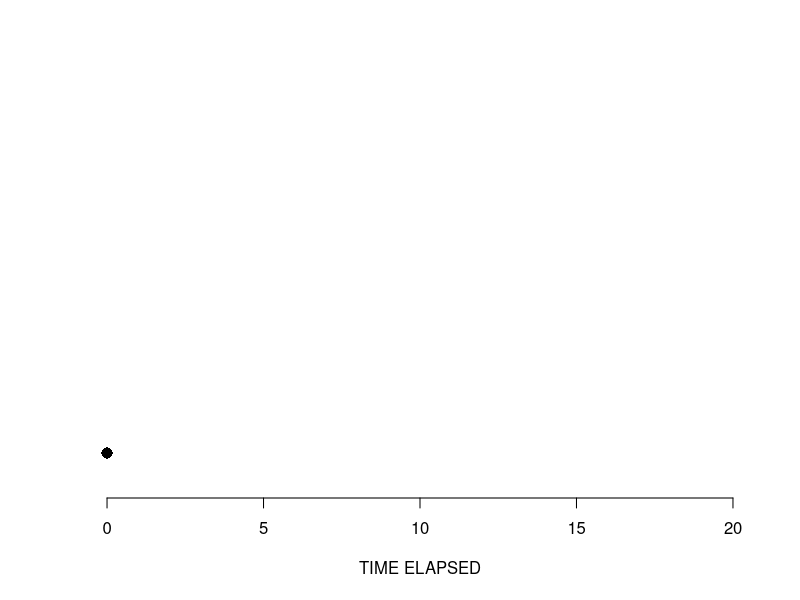
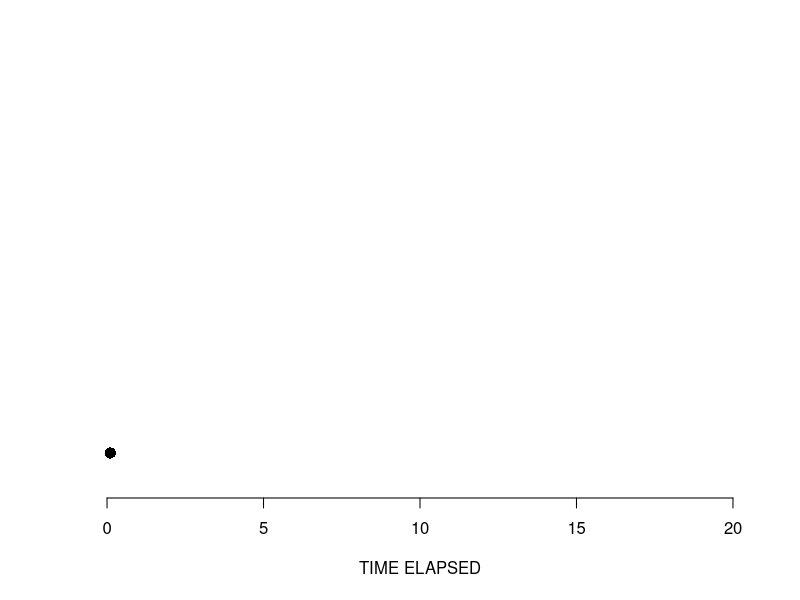
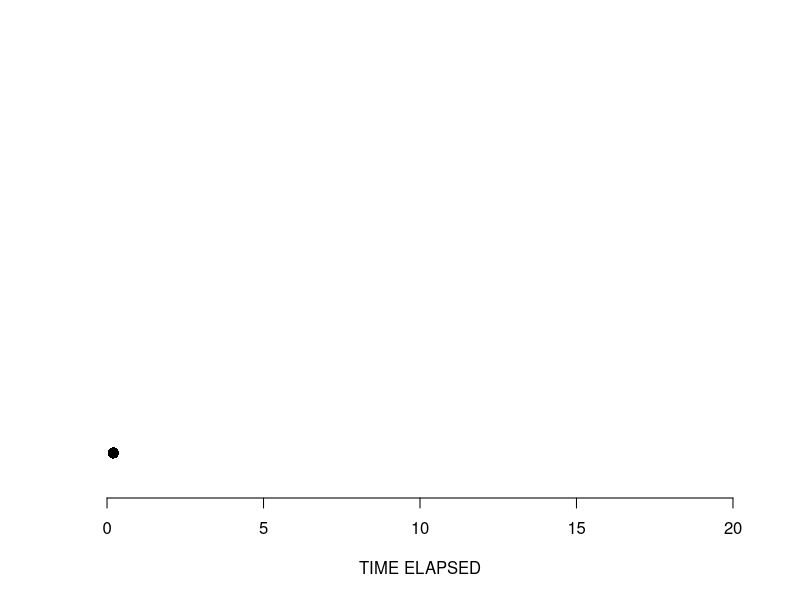
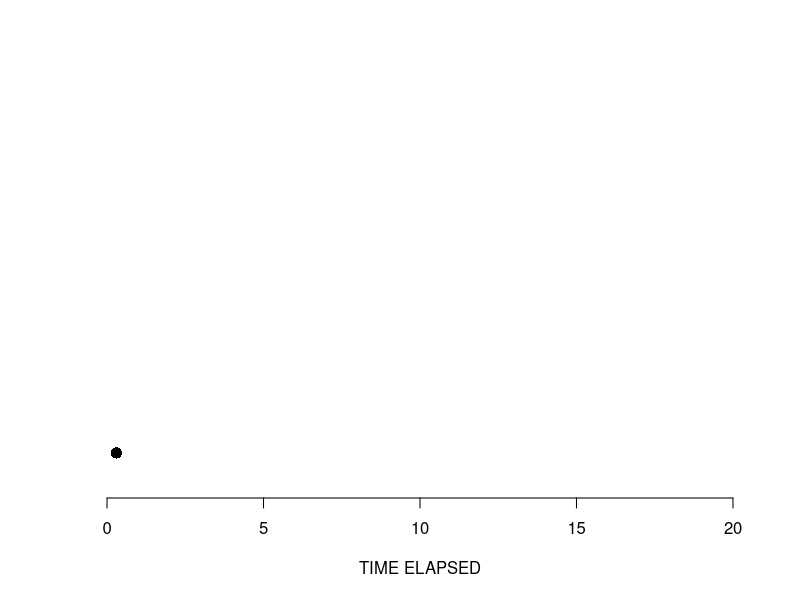
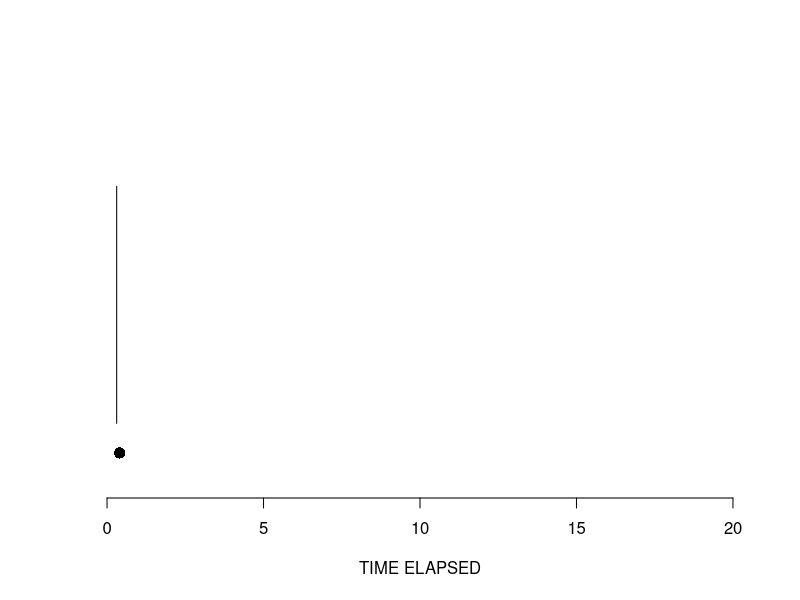
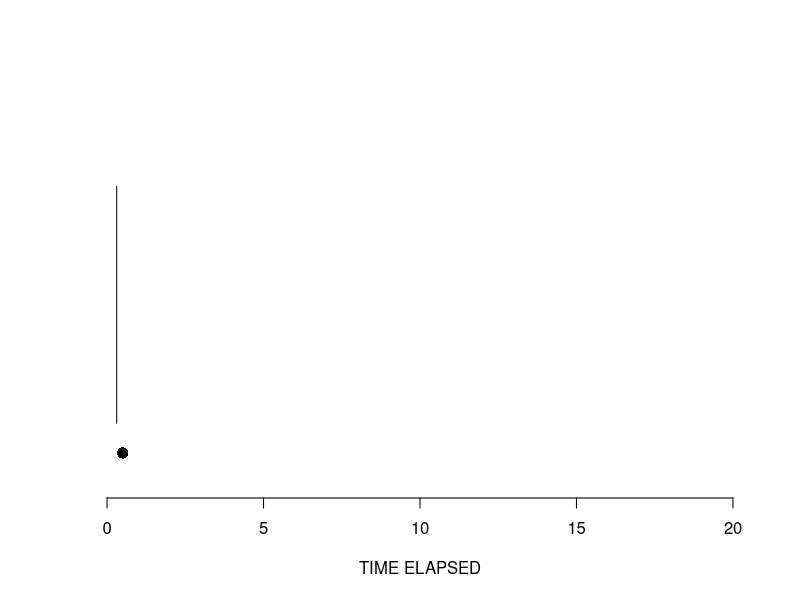
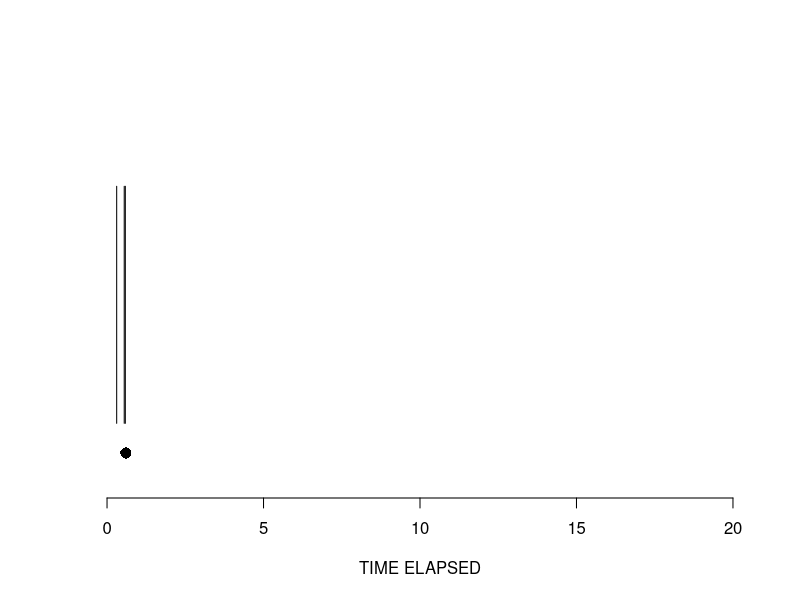
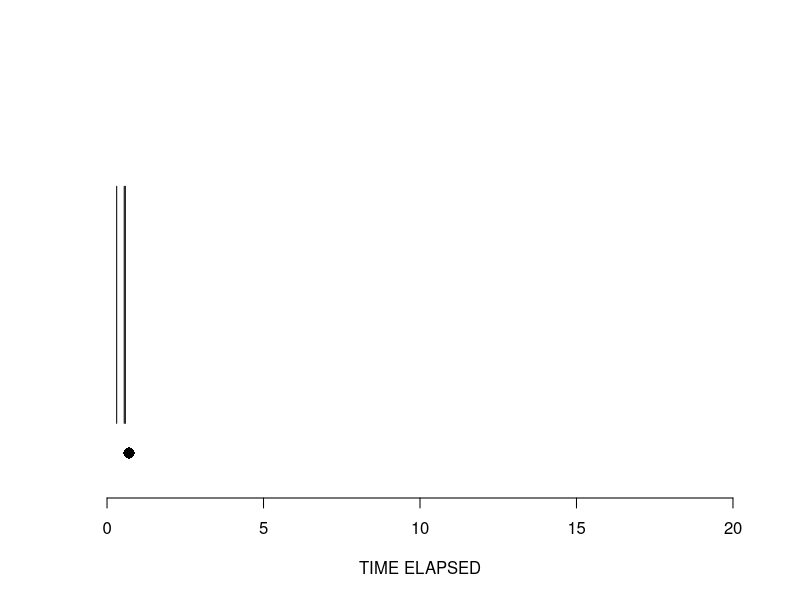

Recreate these plots in R, in order.
## ---- chunk 1
set.seed(100)
interval <- rexp(80, 3)
knitr::opts_chunk$set(fig.align = "center", prompt = TRUE, dpi = 196)
options(width = 63)
## ---- chunk 2
time_of_events <- cumsum(interval)
time_of_events <- time_of_events[time_of_events <= 20]
time <- seq(0, 20, length.out = 200)

for (t in time) {
#  Sys.sleep(interval[i])
  plot(NULL, xlim = c(0, 20), ylim = c(0, 1.3), 
       xlab = "TIME ELAPSED", ylab = "", axes=FALSE)
  axis(1)
  points(t, 0.1, pch=16, cex=1.5)
  events <- time_of_events[time_of_events <= t]
  if (length(events) < 1) next
  segments(events, 0.2, events, 1)
}
## ---- chunk 3
poisson.test(10)
## ---- chunk 4
poisson.test(0)$conf.int
## ---- chunk 5
# 信頼区間の左端
uniroot(function(t) 1 - sum(dpois(0:4, lambda = t)) - 0.025, 
        c(1, 3), tol = 1e-8)$root

# 右端
uniroot(function(t) sum(dpois(0:5, lambda = t)) - 0.025, 
        c(5, 15), tol = 1e-8)$root
## ---- chunk 6
set.seed(201)
## ---- chunk 7
(x <- rexp(25))
(y <- cumsum(x))    # 累積和
## ---- chunk 8
plot(NULL, xlim = c(0, 20), ylim = c(0, 1), 
     xlab = "TIME ELAPSED", ylab = "", axes=FALSE)
  axis(1)
  segments(y, 0.2, y, 0.9)
## ---- chunk 9
y
## ---- chunk 10
dy <- diff(y)
qqplot(qexp(ppoints(dy)), dy)
qqline(dy, distribution = qexp)
## ---- chunk 11
x <- rnorm(100)
quantile(x, 0.2)
## ---- chunk 12
qnorm(0.2)
## ---- chunk 13
x <- rnorm(100)
quantile(x, 0.8)
## ---- chunk 14
qnorm(0.8)
## ---- chunk 15
p <- ppoints(x)   # 分位点を計算する確率を作る
plot(qnorm(p), quantile(x, p))
lines(qnorm(p), qnorm(p))
